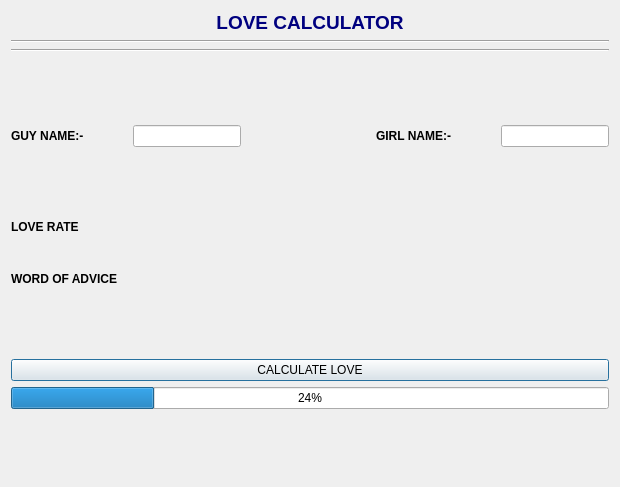
<?xml version="1.0" encoding="UTF-8"?>
<ui version="4.0">
 <class>Dialog</class>
 <widget class="QDialog" name="Dialog">
  <property name="geometry">
   <rect>
    <x>0</x>
    <y>0</y>
    <width>620</width>
    <height>487</height>
   </rect>
  </property>
  <property name="windowTitle">
   <string>Dialog</string>
  </property>
  <layout class="QVBoxLayout" name="verticalLayout_4">
   <item>
    <widget class="QLabel" name="label">
     <property name="text">
      <string>&lt;html&gt;&lt;head/&gt;&lt;body&gt;&lt;p align=&quot;center&quot;&gt;&lt;span style=&quot; font-size:14pt; font-weight:600; color:#00007f;&quot;&gt;LOVE CALCULATOR&lt;/span&gt;&lt;/p&gt;&lt;/body&gt;&lt;/html&gt;</string>
     </property>
     <property name="textFormat">
      <enum>Qt::RichText</enum>
     </property>
    </widget>
   </item>
   <item>
    <layout class="QVBoxLayout" name="verticalLayout_3">
     <item>
      <widget class="Line" name="line">
       <property name="orientation">
        <enum>Qt::Horizontal</enum>
       </property>
      </widget>
     </item>
     <item>
      <widget class="Line" name="line_2">
       <property name="orientation">
        <enum>Qt::Horizontal</enum>
       </property>
      </widget>
     </item>
    </layout>
   </item>
   <item>
    <spacer name="verticalSpacer_3">
     <property name="orientation">
      <enum>Qt::Vertical</enum>
     </property>
     <property name="sizeHint" stdset="0">
      <size>
       <width>20</width>
       <height>40</height>
      </size>
     </property>
    </spacer>
   </item>
   <item>
    <layout class="QHBoxLayout" name="horizontalLayout">
     <item>
      <widget class="QLabel" name="label_2">
       <property name="text">
        <string>&lt;b&gt;GUY NAME:-&lt;/b&gt;</string>
       </property>
      </widget>
     </item>
     <item>
      <spacer name="horizontalSpacer">
       <property name="orientation">
        <enum>Qt::Horizontal</enum>
       </property>
       <property name="sizeHint" stdset="0">
        <size>
         <width>40</width>
         <height>20</height>
        </size>
       </property>
      </spacer>
     </item>
     <item>
      <widget class="QLineEdit" name="guy_name">
       <property name="text">
        <string/>
       </property>
      </widget>
     </item>
     <item>
      <spacer name="horizontalSpacer_2">
       <property name="orientation">
        <enum>Qt::Horizontal</enum>
       </property>
       <property name="sizeHint" stdset="0">
        <size>
         <width>40</width>
         <height>20</height>
        </size>
       </property>
      </spacer>
     </item>
     <item>
      <spacer name="horizontalSpacer_4">
       <property name="orientation">
        <enum>Qt::Horizontal</enum>
       </property>
       <property name="sizeHint" stdset="0">
        <size>
         <width>40</width>
         <height>20</height>
        </size>
       </property>
      </spacer>
     </item>
     <item>
      <spacer name="horizontalSpacer_3">
       <property name="orientation">
        <enum>Qt::Horizontal</enum>
       </property>
       <property name="sizeHint" stdset="0">
        <size>
         <width>40</width>
         <height>20</height>
        </size>
       </property>
      </spacer>
     </item>
     <item>
      <widget class="QLabel" name="label_3">
       <property name="text">
        <string>&lt;b&gt;GIRL NAME:-&lt;/b&gt;</string>
       </property>
      </widget>
     </item>
     <item>
      <spacer name="horizontalSpacer_5">
       <property name="orientation">
        <enum>Qt::Horizontal</enum>
       </property>
       <property name="sizeHint" stdset="0">
        <size>
         <width>40</width>
         <height>20</height>
        </size>
       </property>
      </spacer>
     </item>
     <item>
      <widget class="QLineEdit" name="girl_name"/>
     </item>
    </layout>
   </item>
   <item>
    <spacer name="verticalSpacer_2">
     <property name="orientation">
      <enum>Qt::Vertical</enum>
     </property>
     <property name="sizeHint" stdset="0">
      <size>
       <width>20</width>
       <height>40</height>
      </size>
     </property>
    </spacer>
   </item>
   <item>
    <layout class="QHBoxLayout" name="horizontalLayout_2">
     <item>
      <layout class="QVBoxLayout" name="verticalLayout">
       <item>
        <widget class="QLabel" name="label_4">
         <property name="text">
          <string>&lt;b&gt;LOVE RATE&lt;/b&gt;</string>
         </property>
        </widget>
       </item>
       <item>
        <spacer name="verticalSpacer_5">
         <property name="orientation">
          <enum>Qt::Vertical</enum>
         </property>
         <property name="sizeHint" stdset="0">
          <size>
           <width>20</width>
           <height>20</height>
          </size>
         </property>
        </spacer>
       </item>
       <item>
        <widget class="QLabel" name="label_5">
         <property name="text">
          <string>&lt;html&gt;&lt;head/&gt;&lt;body&gt;&lt;p&gt;&lt;span style=&quot; font-weight:600;&quot;&gt;WORD OF ADVICE&lt;/span&gt;&lt;/p&gt;&lt;/body&gt;&lt;/html&gt;</string>
         </property>
        </widget>
       </item>
      </layout>
     </item>
     <item>
      <layout class="QVBoxLayout" name="verticalLayout_2">
       <item>
        <widget class="QLabel" name="show_me_love">
         <property name="text">
          <string/>
         </property>
        </widget>
       </item>
       <item>
        <widget class="QLabel" name="tel_them">
         <property name="text">
          <string/>
         </property>
        </widget>
       </item>
      </layout>
     </item>
    </layout>
   </item>
   <item>
    <spacer name="verticalSpacer">
     <property name="orientation">
      <enum>Qt::Vertical</enum>
     </property>
     <property name="sizeHint" stdset="0">
      <size>
       <width>20</width>
       <height>40</height>
      </size>
     </property>
    </spacer>
   </item>
   <item>
    <widget class="QPushButton" name="pushforlove">
     <property name="text">
      <string>CALCULATE LOVE</string>
     </property>
    </widget>
   </item>
   <item>
    <widget class="QProgressBar" name="progressBar">
     <property name="value">
      <number>24</number>
     </property>
    </widget>
   </item>
   <item>
    <spacer name="verticalSpacer_4">
     <property name="orientation">
      <enum>Qt::Vertical</enum>
     </property>
     <property name="sizeHint" stdset="0">
      <size>
       <width>20</width>
       <height>40</height>
      </size>
     </property>
    </spacer>
   </item>
  </layout>
 </widget>
 <layoutdefault spacing="6" margin="11"/>
 <resources/>
 <connections>
  <connection>
   <sender>pushforlove</sender>
   <signal>clicked()</signal>
   <receiver>progressBar</receiver>
   <slot>show()</slot>
   <hints>
    <hint type="sourcelabel">
     <x>193</x>
     <y>376</y>
    </hint>
    <hint type="destinationlabel">
     <x>203</x>
     <y>400</y>
    </hint>
   </hints>
  </connection>
 </connections>
</ui>
